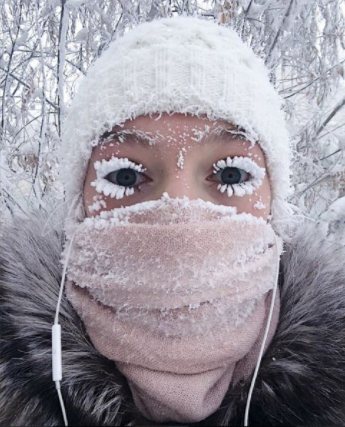
#> input picture data/images/snow.png, 345 x 427 px
$ python day022.py
#> lines starting #> are read from the running program, lines starting #| are printed output that depends on the picture
'''
Author       : Bingqiang Zhou
Date         : 2021-02-10 20:43:35
LastEditors  : Bingqiang Zhou
LastEditTime : 2021-02-10 21:36:20
Description  : 图像均值模糊与高斯模糊
    均值模糊 卷积核的系数完全一致，
    高斯模糊考虑了中心像素距离的影响，对距离中心像素使用高斯分布公式生成不同的权重系数给卷积核，
        然后用此卷积核完成图像卷积得到输出结果就是图像高斯模糊之后的输出。
    OpenCV高斯模糊 API函数
        void GaussianBlur(
            InputArray src,
            OutputArray dst,
            Size ksize, // Ksize为高斯滤波器窗口大小
            double sigmaX, // 高斯核在x方向的标准差
            double sigmaY=0, // 高斯核在y方向的标准差
            int borderType=BORDER_DEFAULT // 默认边缘插值方法
            )
    关于参数ksize：
        ksize.width和ksize.height可以不同
        取值有2种情况：
        可以是正的奇数
        也可以是0，此时它们的值会自动由sigma进行计算
    关于参数sigmaX和sigmaY：
        sigmaY=0时，其值自动由sigmaX确定（sigmaY=sigmaX）；
        sigmaY=sigmaX=0时，它们的值将由ksize.width和ksize.height自动确定；

    ksize 越大，他的模糊程度越大，sigma越大，模糊程度也越大。
'''

import cv2 as cv
import matplotlib.pyplot as plt

src = cv.imread("../data/images/snow.png")
#> src is the input picture: shape (427, 345, 3); mean B, G, R 158.1, 149.1, 154.3

# 均值模糊
dst_5x5 = cv.blur(src, (5, 5))
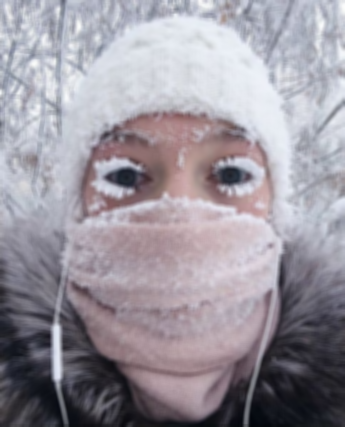
#> dst_5x5: shape (427, 345, 3); mean B, G, R 158.1, 149.1, 154.3
dst_5x1 = cv.blur(src, (5, 1)) # 只对一个方向x方向做模糊

# 高斯模糊
dst_g_5x5 = cv.GaussianBlur(src, (5, 5), 15)
dst_g_5x1 = cv.GaussianBlur(src, (5, 1), 15) # 只对一个方向x方向做模糊
dst_g_0x0 = cv.GaussianBlur(src, (0, 0), 15) # size设置为0
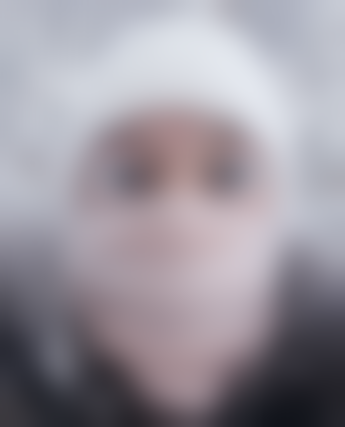
#> dst_g_0x0: shape (427, 345, 3); mean B, G, R 158.1, 149.1, 154.4

# 可视化
rows = 2
cols = 3
plt.subplot(rows, cols, 1)
plt.title("src")
plt.axis("off")
plt.imshow(src[:, :, ::-1])
plt.subplot(rows, cols, 2)
plt.title("blur 5x5")
plt.axis("off")
plt.imshow(dst_5x5[:, :, ::-1])
plt.subplot(rows, cols, 3)
plt.title("blur 5x1")
plt.axis("off")
plt.imshow(dst_5x1[:, :, ::-1])

plt.subplot(rows, cols, 4)
plt.title("GaussianBlur 5x5")
plt.axis("off")
plt.imshow(dst_g_5x5[:, :, ::-1])
plt.subplot(rows, cols, 5)
plt.title("GaussianBlur 5x1")
plt.axis("off")
plt.imshow(dst_g_5x5[:, :, ::-1])
plt.subplot(rows, cols, 6)
plt.title("GaussianBlur 0x0")
plt.axis("off")
plt.imshow(dst_g_0x0[:, :, ::-1])
plt.show()
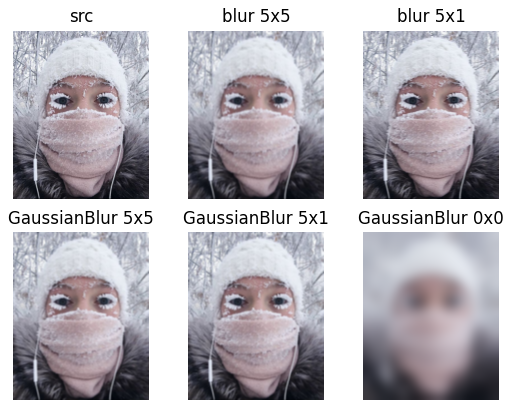
#> figure drawn by matplotlib, 6 panels
